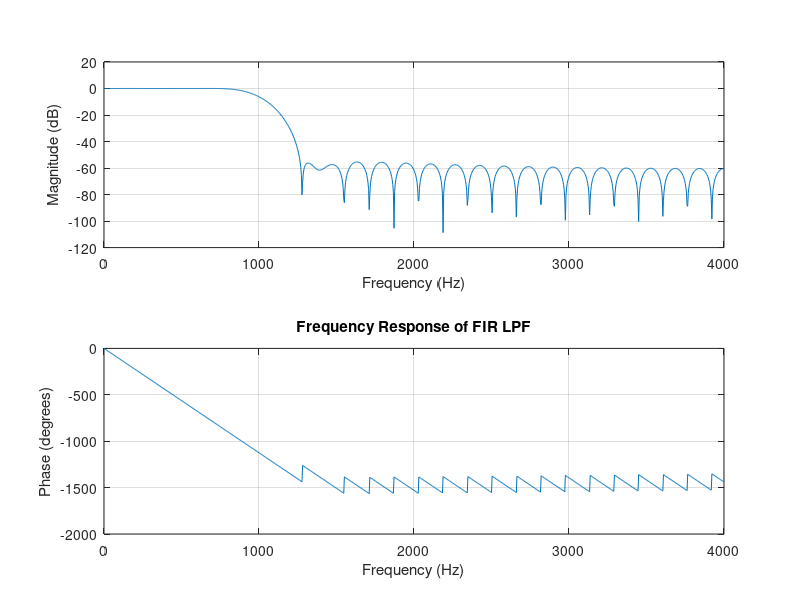

MATLAB code for this plot:
clc;
clear;
close all;

% FIR Low Pass Filter
N = 50;                 % Filter order
fc = 1000;               % Cutoff frequency in Hz
fs = 8000;               % Sampling frequency in Hz

% Normalized cutoff frequency
Wn = fc/(fs/2);

% Design FIR LPF using Hamming window
b = fir1(N, Wn, 'low', hamming(N+1));
a = 1;

% Generate input signal
t = 0:1/fs:0.05;
x = sin(2*pi*200*t) + sin(2*pi*2500*t);

% Apply filter
y = filter(b, a, x);

% Plot input and output signals
figure;

subplot(3,1,1);
plot(t, x);
title('Input Signal');
xlabel('Time (s)');
ylabel('Amplitude');
grid on;

subplot(3,1,2);
plot(t, y);
title('Filtered Output Signal');
xlabel('Time (s)');
ylabel('Amplitude');
grid on;

% Frequency response
subplot(3,1,3);
freqz(b, a, 1024, fs);
title('Frequency Response of FIR LPF');
